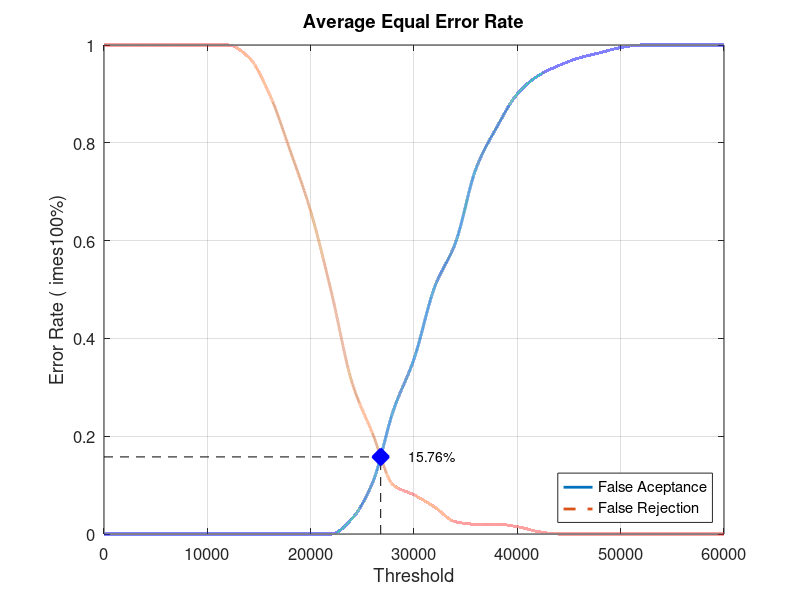
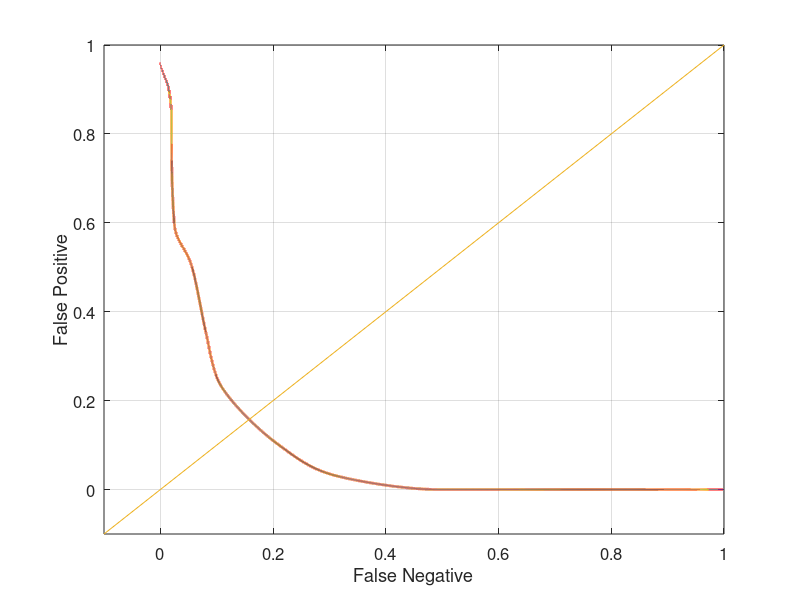

Source code (MATLAB) for these figures, in order:
close all;
clear;
clc;
x = 0:2000:60000;
xq = 0:0.5:60000;

y0 = [0 0 0 0 0 0 0 0 0 0 0 0 0.0315789 0.105263 0.252632 0.357895 0.505263 0.594737 0.747368 0.831579 0.9 0.936842 0.957895 0.973684 0.984211 0.994737 1 1 1 1 1]
yy0 = interp1(x, y0, xq, 'pchip');
y1 = [1 1 1 1 1 1 1 0.975 0.9 0.785 0.66 0.495 0.31 0.205 0.1 0.08 0.055 0.025 0.02 0.02 0.015 0.005 0 0 0 0 0 0 0 0 0]
yy1 = interp1(x, y1, xq, 'pchip');

% Calculating EER: 
y2 = abs(y0 - y1);
find(y2 == min(y2))
yy2 = abs(yy0 - yy1);
xEER = find(yy2 == min(yy2));
xEERIndex = xq(xEER) % X-axis EER
yEER = yy0(xEER) % Y-axis EER

main = figure
plot(xq, yy0,'-','LineWidth', 2);	hold on
plot(xq, yy1,'--','LineWidth', 2);	hold on
plot([xEERIndex xEERIndex], [0 yEER], 'k--');	hold on
plot([0 xEERIndex], [yEER yEER], 'k--');	hold on
plot(xEERIndex, yEER, 'bx', 'LineWidth', 10);	hold on
text(xEERIndex + 10 * xEERIndex / 100, yEER, [num2str(round((10000 * yEER)) / 100) '%'])
legend('False Aceptance', 'False Rejection', 'Location', 'SouthEast')
xlabel('Threshold')
ylabel('Error Rate (	imes100%)')
title('Average Equal Error Rate')
set(gca, 'FontSize', 12)
axis([0 60000 0 1])
grid on

print(main, 'Database1_4Main', '-dpng');
FNRxFPR = figure('Color', [1 1 1]);
plot(yy1, yy0, '-', yy1, yy0, 'LineWidth', 2);
hold on
y = -0.1:0.1:1
plot(y, y); 
set(gca, 'FontSize', 12)
xlabel('False Negative')
ylabel('False Positive')
axis([-0.1 1 -0.1 1])
set(gca, 'FontSize', 12)
grid on

print(FNRxFPR, 'Database1_4FNRxFPR','-dpng');
